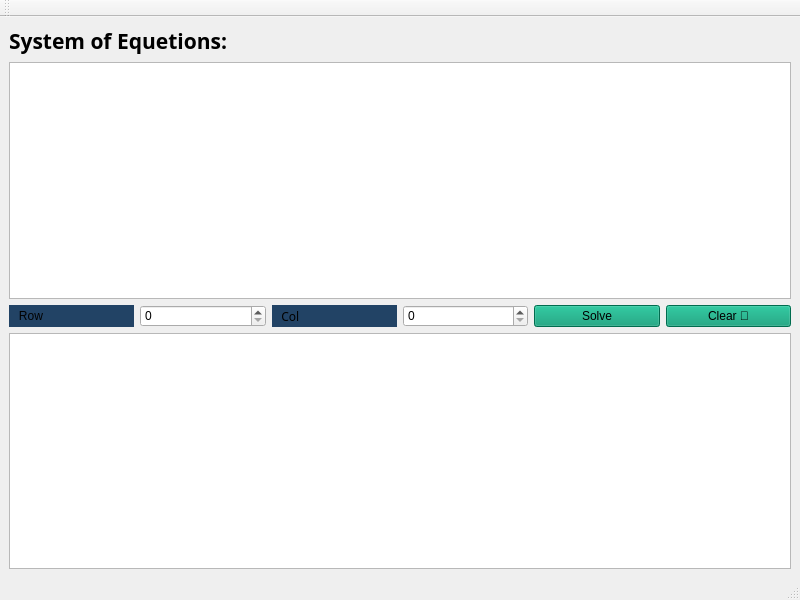
<?xml version="1.0" encoding="UTF-8"?>
<ui version="4.0">
 <class>MainWindow</class>
 <widget class="QMainWindow" name="MainWindow">
  <property name="geometry">
   <rect>
    <x>0</x>
    <y>0</y>
    <width>800</width>
    <height>600</height>
   </rect>
  </property>
  <property name="font">
   <font>
    <family>Segoe Script</family>
   </font>
  </property>
  <property name="windowTitle">
   <string>System of Equations</string>
  </property>
  <property name="windowIcon">
   <iconset theme="QIcon::ThemeIcon::AppointmentNew"/>
  </property>
  <property name="styleSheet">
   <string notr="true">selection-background-color: rgb(232, 232, 232);</string>
  </property>
  <widget class="QWidget" name="centralwidget">
   <property name="minimumSize">
    <size>
     <width>800</width>
     <height>0</height>
    </size>
   </property>
   <layout class="QGridLayout" name="gridLayout">
    <item row="0" column="0" colspan="4">
     <widget class="QLabel" name="label">
      <property name="font">
       <font>
        <family>Segoe Script</family>
        <pointsize>16</pointsize>
        <bold>true</bold>
       </font>
      </property>
      <property name="styleSheet">
       <string notr="true">QLable
{
	color: rgb(38, 69, 117);
	font: 700 16pt &quot;Segoe Script&quot;;
}</string>
      </property>
      <property name="text">
       <string>System of Equetions: </string>
      </property>
     </widget>
    </item>
    <item row="1" column="0" colspan="6">
     <widget class="QTableWidget" name="tableWidget"/>
    </item>
    <item row="2" column="0">
     <widget class="QLabel" name="label_2">
      <property name="styleSheet">
       <string notr="true">font: 9pt &quot;Segoe Script&quot;;
background-color: rgb(34, 67, 101);</string>
      </property>
      <property name="frameShape">
       <enum>QFrame::Shape::NoFrame</enum>
      </property>
      <property name="frameShadow">
       <enum>QFrame::Shadow::Raised</enum>
      </property>
      <property name="text">
       <string>   Row</string>
      </property>
     </widget>
    </item>
    <item row="2" column="1">
     <widget class="QSpinBox" name="spinBox">
      <property name="styleSheet">
       <string notr="true">font: 9pt &quot;Segoe Script&quot;;</string>
      </property>
     </widget>
    </item>
    <item row="2" column="2">
     <widget class="QLabel" name="label_5">
      <property name="font">
       <font>
        <family>Segoe Script</family>
        <pointsize>9</pointsize>
        <italic>false</italic>
        <bold>false</bold>
       </font>
      </property>
      <property name="styleSheet">
       <string notr="true">font: 9pt &quot;Segoe Script&quot;;
background-color: rgb(34, 67, 101);
</string>
      </property>
      <property name="text">
       <string>   Col</string>
      </property>
     </widget>
    </item>
    <item row="2" column="3">
     <widget class="QSpinBox" name="spinBox_2">
      <property name="styleSheet">
       <string notr="true">font: 9pt &quot;Segoe Script&quot;;</string>
      </property>
     </widget>
    </item>
    <item row="2" column="4">
     <widget class="QPushButton" name="solveButton">
      <property name="styleSheet">
       <string notr="true">font: 9pt &quot;Segoe Script&quot;;
background-color: rgb(0, 151, 111);</string>
      </property>
      <property name="text">
       <string>Solve</string>
      </property>
     </widget>
    </item>
    <item row="2" column="5">
     <widget class="QPushButton" name="clearmatrix">
      <property name="styleSheet">
       <string notr="true">font: 9pt &quot;Segoe Script&quot;;
background-color: rgb(0, 151, 111);</string>
      </property>
      <property name="text">
       <string>Clear 🧹</string>
      </property>
     </widget>
    </item>
    <item row="3" column="0" colspan="6">
     <widget class="QTextEdit" name="outputTextEdit">
      <property name="styleSheet">
       <string notr="true">font: 12pt &quot;Times New Roman&quot;;</string>
      </property>
      <property name="html">
       <string>&lt;!DOCTYPE HTML PUBLIC &quot;-//W3C//DTD HTML 4.0//EN&quot; &quot;http://www.w3.org/TR/REC-html40/strict.dtd&quot;&gt;
&lt;html&gt;&lt;head&gt;&lt;meta name=&quot;qrichtext&quot; content=&quot;1&quot; /&gt;&lt;meta charset=&quot;utf-8&quot; /&gt;&lt;style type=&quot;text/css&quot;&gt;
p, li { white-space: pre-wrap; }
hr { height: 1px; border-width: 0; }
li.unchecked::marker { content: &quot;\2610&quot;; }
li.checked::marker { content: &quot;\2612&quot;; }
&lt;/style&gt;&lt;/head&gt;&lt;body style=&quot; font-family:'Times New Roman'; font-size:12pt; font-weight:400; font-style:normal;&quot;&gt;
&lt;p style=&quot;-qt-paragraph-type:empty; margin-top:0px; margin-bottom:0px; margin-left:0px; margin-right:0px; -qt-block-indent:0; text-indent:0px; font-family:'Segoe UI'; font-size:25pt;&quot;&gt;&lt;br /&gt;&lt;/p&gt;&lt;/body&gt;&lt;/html&gt;</string>
      </property>
     </widget>
    </item>
   </layout>
  </widget>
  <widget class="QStatusBar" name="statusbar"/>
  <widget class="QToolBar" name="toolBar">
   <property name="windowTitle">
    <string>toolBar</string>
   </property>
   <attribute name="toolBarArea">
    <enum>TopToolBarArea</enum>
   </attribute>
   <attribute name="toolBarBreak">
    <bool>false</bool>
   </attribute>
  </widget>
  <widget class="QMenuBar" name="menubar">
   <property name="geometry">
    <rect>
     <x>0</x>
     <y>0</y>
     <width>800</width>
     <height>17</height>
    </rect>
   </property>
  </widget>
 </widget>
 <resources/>
 <connections/>
</ui>
